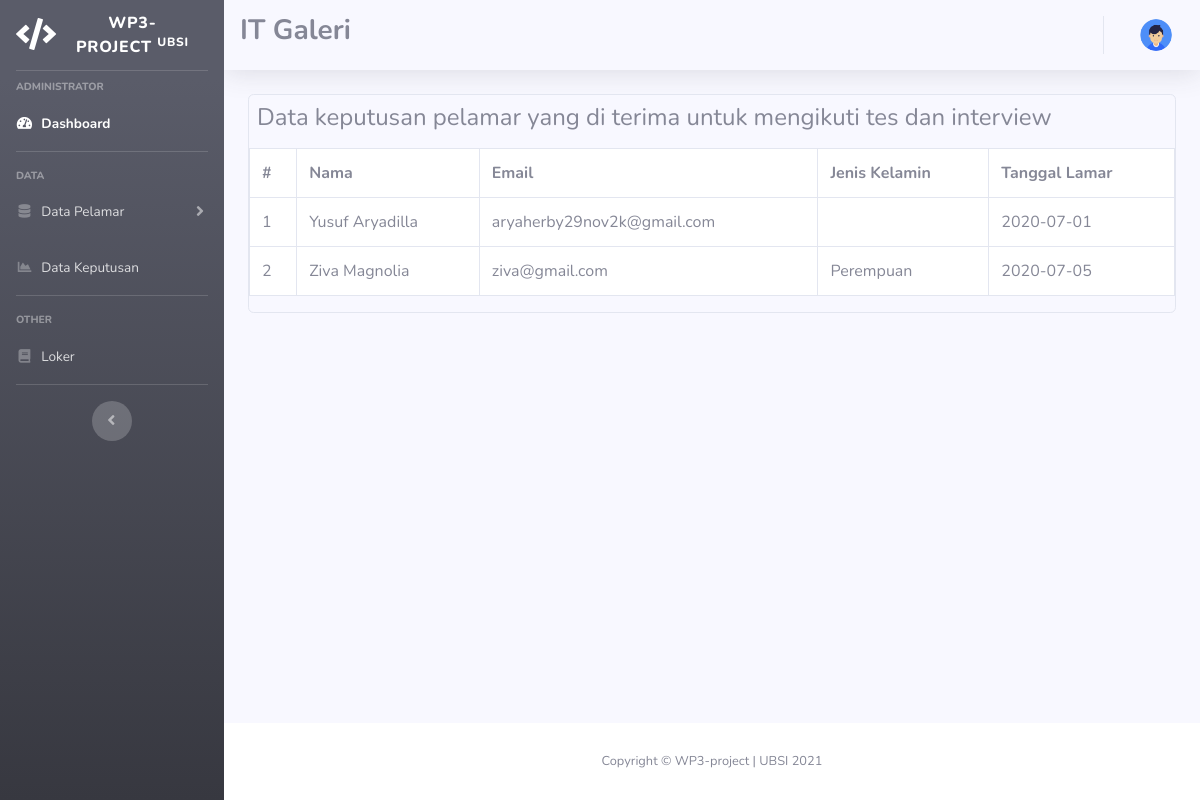
The page /index.php/data/keputusan on the database its author committed.
### tables this page shows
CREATE TABLE `terima` (
  `id` int(11) NOT NULL,
  `name` varchar(128) NOT NULL,
  `email` varchar(128) NOT NULL,
  `jenis_kel` varchar(60) NOT NULL,
  `tgl_lamar` date NOT NULL
);

### application/controllers/data.php (called while the page is built, shortened)
<?php
class Data extends CI_Controller
{
	public function keputusan()
	{
		$data['user'] = $this->db->get_where('user', ['email' => $this->session->userdata('email')])->row_array();
		$data['terima'] = $this->db->get_where('terima')->result_array();
		$data['title'] = 'Data keputusan';
		$this->load->view('template/header', $data);
		$this->load->view('template/sidebar');
		$this->load->view('template/topbar');
		$this->load->view('data/keputusan', $data);
		$this->load->view('template/footer');
	}
}

### index.php (called while the page is built, shortened)
<?php
require_once BASEPATH.'core/CodeIgniter.php';

### application/views/data/keputusan.php (the view)
<div class="container-fluid">
	<div class="card" style="background: #F8F8FF;">
		<div class="card-body" style="padding: 8px;">
			<H4>Data keputusan pelamar yang di terima untuk mengikuti tes dan interview</H4>
		</div>
		<table class="table table-bordered " style="background: #FFF">
			<tr>
				<th>#</th>
				<th>Nama</th>
				<th>Email</th>
				<th>Jenis Kelamin</th>
				<th>Tanggal Lamar</th>
			</tr>
			<?php
			$no = 1;
			foreach ($terima as $t) : ?>
			<tr>
				<td><?= $no++ ?></td>
				<td><?= $t['name'] ?></td>
				<td><?= $t['email'] ?></td>
				<td><?= $t['jenis_kel'] ?></td>
				<td><?= $t['tgl_lamar'] ?></td>
			</tr>
		<?php endforeach; ?>
		</table>
	</div>
	</div>
</div>

### rows shown on the page
terima: name "Yusuf Aryadilla", email "aryaherby29nov2k@gmail.com", tgl_lamar "2020-07-01"
terima: name "Ziva Magnolia", email "ziva@gmail.com", jenis_kel "Perempuan", tgl_lamar "2020-07-05"
